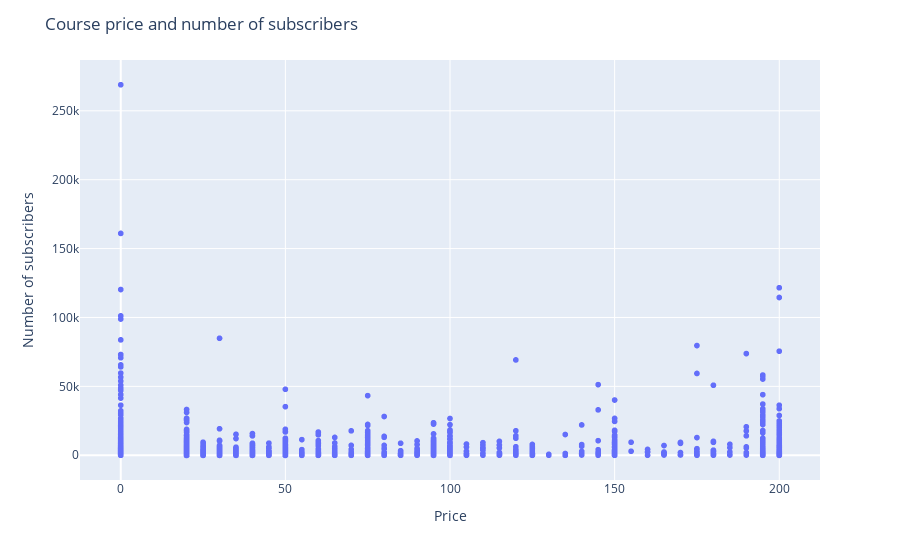

The notebook cell this image was saved under:
### Code cell
fig = px.scatter(df, x="price", y="num_subscribers")
fig.update_layout(title="Course price and number of subscribers",
                 xaxis_title="Price",
                 yaxis_title="Number of subscribers"
                 )
fig.show()

### Figure 1 — Plotly figure (JSON) as saved in the notebook; plotly's stock layout.template omitted (floating-point values rounded to 4 significant figures; data arrays with more than 128 entries replaced by an {"elided": "..."} marker saying what was removed)
{"data": [{"hovertemplate": "price=%{x}<br>num_subscribers=%{y}<extra></extra>", "legendgroup": "", "marker": {"color": "#636efa", "symbol": "circle"}, "mode": "markers", "name": "", "showlegend": false, "type": "scattergl", "x": {"elided": "3672 int values"}, "xaxis": "x", "y": {"elided": "3672 int values"}, "yaxis": "y"}], "layout": {"legend": {"tracegroupgap": 0}, "margin": {"t": 60}, "title": {"text": "Course price and number of subscribers"}, "xaxis": {"anchor": "y", "domain": [0, 1], "title": {"text": "Price"}}, "yaxis": {"anchor": "x", "domain": [0, 1], "title": {"text": "Number of subscribers"}}}}
